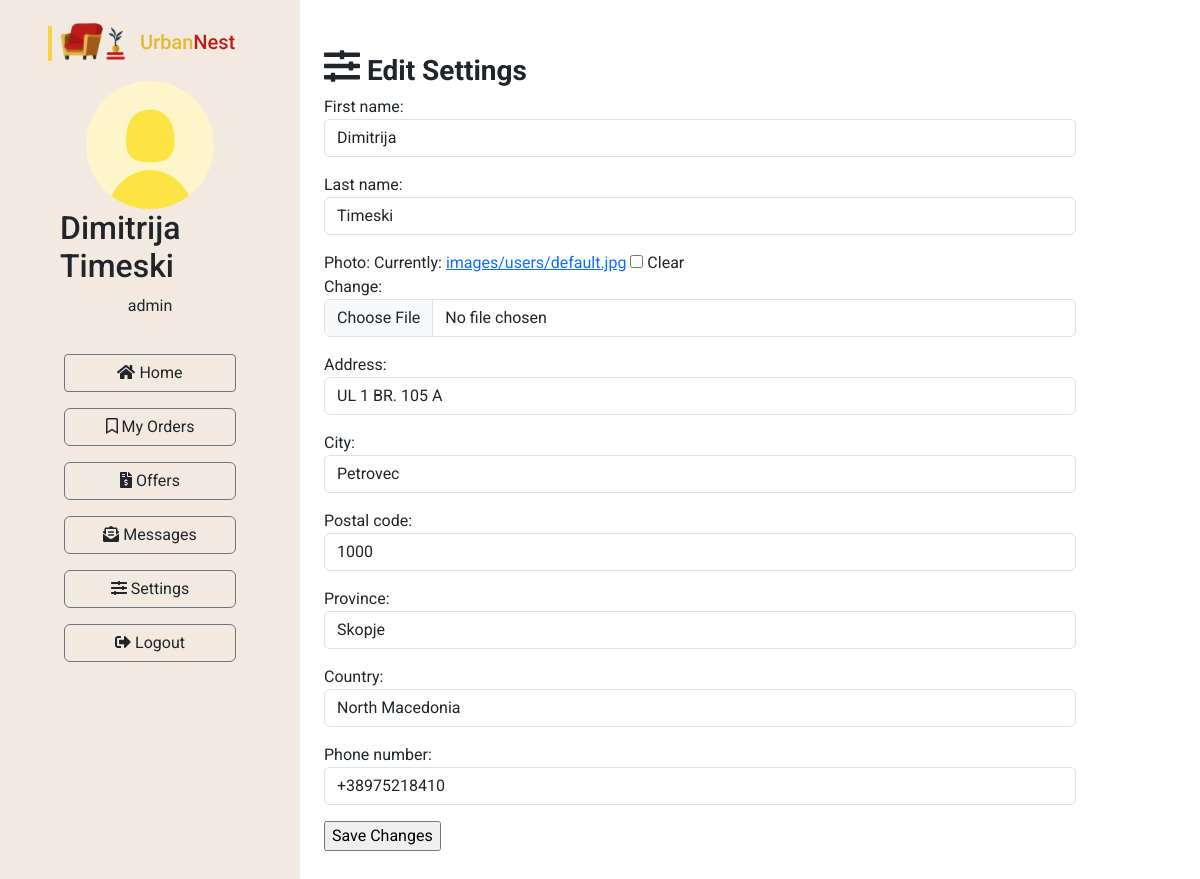
Screenshot of /edit_settings/ (signed in) with the database file from the repository.
### Furniture/models.py (models this page shows, shortened)
class UrbanNestUser(models.Model):
    user = models.OneToOneField(User, on_delete=models.CASCADE)
    first_name = models.CharField(max_length=100)
    last_name = models.CharField(max_length=100)
    photo = models.ImageField(upload_to='images/users', null=True, blank=True)
    address = models.CharField(max_length=200)
    city = models.CharField(max_length=100)
    postal_code = models.CharField(max_length=100)
    province = models.CharField(max_length=100)
    country = CountryField()
    phone_number = models.CharField(max_length=15)
    shopping_cart = models.ForeignKey('ShoppingCart', on_delete=models.CASCADE, null=True, blank=True)

### Furniture/views.py (the view)
# urls.py: path('edit_settings/', edit_settings, name='edit_settings'),
@login_required
def edit_settings(request):
    user_settings = UrbanNestUser.objects.get(user=request.user)
    if request.method == 'POST':
        form = UrbanNestUserForm(request.POST, request.FILES, instance=user_settings)
        if form.is_valid():
            form = form.save(commit=False)
            if not request.FILES:
                form.photo = 'images/users/default.jpg'
            form.save()
            return redirect(dashboard_home)
    else:
        form = UrbanNestUserForm(instance=user_settings)
    user = UrbanNestUser.objects.get(user=request.user)
    context = {'form': form, 'user': user}
    return render(request, 'registration/edit_settings.html', context=context)

### Furniture/forms.py
class UrbanNestUserForm(forms.ModelForm):
    def __init__(self, *args, **kwargs):
        super(UrbanNestUserForm, self).__init__(*args, **kwargs)
        for field in self.visible_fields():
            field.field.widget.attrs['class'] = 'form-control'
    class Meta:
        model = UrbanNestUser
        fields = (
            "first_name",
            "last_name",
            "photo",
            "address",
            "city",
            "postal_code",
            "province",
            "country",
            "phone_number",
        )

### Furniture/templates/registration/edit_settings.html (shortened to what this page needs)
{% extends "dashboard/base-dashboard.html" %}
{% block content %}
<div class="container py-5">
    <h3><strong><i
            class='fas fa-sliders-h' style='font-size:36px'></i> Edit Settings</strong></h3>
    <form method="post" enctype="multipart/form-data">
        {{ form.as_p }}
        <input type="submit" value="Save Changes">
    </form>
</div>
{% endblock %}

### Furniture/templates/dashboard/base-dashboard.html (shortened to what this page needs)
<!DOCTYPE html>
<html lang="en">
<head>
    <link rel="stylesheet" href="https://cdn.jsdelivr.net/npm/bootstrap@5.3.0/dist/css/bootstrap.min.css">
    <link rel="stylesheet"
          href="https://cdn.jsdelivr.net/npm/@fortawesome/fontawesome-free@6.2.1/css/fontawesome.min.css"
>
</head>
<body>
<div style="min-height: 100vh;">
    <div class="row d-flex align-items-stretch p-0 m-0">
        <div class="py-3 px-5 col-md-3" style="background: #F2EAE1; min-height: 100vh;">
            <a href="{% url 'index' %}">
                <div>
                </div>
            </a>
            <div class="pt-3 container d-flex flex-column align-items-center justify-content-center mb-1">
                {% if user.photo %}
                <img src="{{ MEDIA_URL }}{{ user.photo.url }}" alt="" class="rounded-circle"
                     style="width: 128px; height: 128px;">
                {% endif %}
                <h2>{{ user.first_name }} {{ user.last_name }}</h2>
                <p>{{ user.user.username }}</p>
            </div>
            <div class="d-flex flex-column justify-content-center px-3 gap-3 py-3">
                <a href="{% url 'dashboard_home' %}" class="text-decoration-none text-reset btn btn-outline-secondary"
                   style="border-radius: 4px;"><i class="fas fa-home"></i> Home</a>
                <a href="{% url 'my_orders' %}" class="text-decoration-none text-reset btn btn-outline-secondary"><i
                        class='far fa-bookmark'></i> My
                    Orders</a>
                <a href="{% url 'offers' %}" class="text-decoration-none text-reset btn btn-outline-secondary"><i
                        class='fas fa-file-invoice-dollar'></i> Offers</a>
                <a href="{% url 'dashboard_messages' %}"
                   class="text-decoration-none text-reset btn btn-outline-secondary"><i
                        class='fas fa-envelope-open-text'></i> Messages</a>
                <a href="{% url 'edit_settings' %}" class="text-decoration-none text-reset btn btn-outline-secondary"><i
                        class='fas fa-sliders-h'></i> Settings</a>
                <a href="{% url 'logout' %}" class="text-decoration-none text-reset btn btn-outline-secondary"><i
                        class="fas fa-sign-out-alt"></i> Logout</a>
            </div>
        </div>
        <div class="col-md-8 white">
            {% block content %}{% endblock %}
        </div>
    </div>
</div>
</body>
</html>

### Furniture/templates/dashboard/base-dashboard.html (style rules this page uses)
* { font-family: 'Roboto', sans-serif !important; }
html, body { margin: 0; padding: 0; }
* { box-sizing: border-box; }

### rows the page displays
UrbanNestUser: photo (placeholder picture), first_name "Dimitrija", last_name "Timeski", user.username "admin", address "UL 1 BR. 105 A", city "Petrovec", postal_code "1000", province "Skopje", country "North Macedonia", phone_number "+38975218410"
